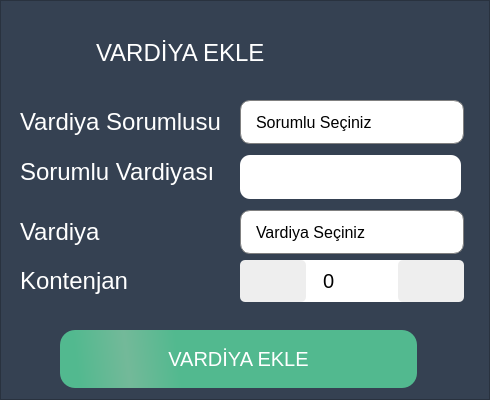
<?xml version="1.0" encoding="UTF-8"?>
<ui version="4.0">
 <class>vardiyekle</class>
 <widget class="QWidget" name="vardiyekle">
  <property name="geometry">
   <rect>
    <x>0</x>
    <y>0</y>
    <width>490</width>
    <height>400</height>
   </rect>
  </property>
  <property name="minimumSize">
   <size>
    <width>490</width>
    <height>400</height>
   </size>
  </property>
  <property name="maximumSize">
   <size>
    <width>490</width>
    <height>400</height>
   </size>
  </property>
  <property name="windowTitle">
   <string>Form</string>
  </property>
  <layout class="QGridLayout" name="gridLayout">
   <property name="leftMargin">
    <number>0</number>
   </property>
   <property name="topMargin">
    <number>0</number>
   </property>
   <property name="rightMargin">
    <number>0</number>
   </property>
   <property name="bottomMargin">
    <number>0</number>
   </property>
   <property name="spacing">
    <number>0</number>
   </property>
   <item row="0" column="0">
    <widget class="QFrame" name="frame">
     <property name="styleSheet">
      <string notr="true">QFrame{
background: #354152;
}

QLabel{
	font-size:24px;
	color:white;

}

QLineEdit{
border-radius:10px;
padding-left: 15px;
font-size:16px;

}
QPushButton{
height:42px;
border-radius: 15px;
	background-color: qlineargradient(spread:reflect, x1:1, y1:0.466409, x2:0.188, y2:0.482727, stop:0.823864 rgba(82, 185, 143, 255), stop:1 rgba(115, 185, 153, 255));
padding: 8px 16px;
color: white;
font-size: 20px;
}
QPushButton:pressed{
color: black;
background: #008bd1

}
QGroupBox{
border:none;

}
QComboBox {
    border: 1px solid gray;
    border-radius: 10px;
    min-width: 6em;
	font-size:16px;
	padding-left:15px;

}

QComboBox:on {
    border-bottom-left-radius: 0px;
    border-bottom-right-radius: 0px;
}

QComboBox QAbstractItemView {
    border-bottom-right-radius: 10px;
    border-bottom-left-radius: 10px;
    background: white;
    border: 1px solid gray;
    box-shadow: transparent;
}

QComboBox::drop-down {
    border-color: transparent;
}



QSpinBox{
height:42px;
}

QSpinBox {
    /*text-align: center;*/
    padding-right: 15px;
    border-width: 5px;
	border-radius:10px;
	padding-left:15px;
	font-size:20px;
}


QSpinBox::up-button, QSpinBox::down-button {
     subcontrol-origin: border;
     padding-left: 10px;
     padding-right: 40px;
     width: 16px; /* 16 + 2*1px border-width = 15px padding + 3px parent border */
     /*height: 14px;*/
     border-width: 1px;
     border-radius: 5px;
     background-color: #eeeeee;

}

QSpinBox::up-button {
    subcontrol-position: top right; /* position at the top right corner */
	height:42px;
}

QSpinBox::up-button:hover, QSpinBox::down-button:hover {
    background-color: #bbbb;
}

QSpinBox::up-arrow:disabled, QSpinBox::down-arrow:disabled {
    image: none;
}
QSpinBox::up-arrow, QSpinBox::down-arrow {
     width: 20px;
     height: 20px;
     border: 1px;
}
QSpinBox::up-arrow {
padding-left:20px;
	image: url(:/resimler/icons/chevron-up.png);
}

QSpinBox::down-button {
    subcontrol-position: bottom left; /* position at bottom right corner */
	height:42px;
}

QSpinBox::down-arrow {
image: url(:/resimler/icons/chevron-down.png);
padding-left:20px;
}


</string>
     </property>
     <property name="frameShape">
      <enum>QFrame::StyledPanel</enum>
     </property>
     <property name="frameShadow">
      <enum>QFrame::Raised</enum>
     </property>
     <widget class="QLabel" name="label_2">
      <property name="geometry">
       <rect>
        <x>90</x>
        <y>30</y>
        <width>311</width>
        <height>61</height>
       </rect>
      </property>
      <property name="styleSheet">
       <string notr="true">color: white;
font: 44px &quot;Helvetica Neue&quot;, sans-serif;
margin: 0px 0px 16px;</string>
      </property>
      <property name="text">
       <string>VARDİYA EKLE</string>
      </property>
     </widget>
     <widget class="QSpinBox" name="spin_Kontenjan">
      <property name="geometry">
       <rect>
        <x>240</x>
        <y>260</y>
        <width>224</width>
        <height>42</height>
       </rect>
      </property>
     </widget>
     <widget class="QLabel" name="label">
      <property name="geometry">
       <rect>
        <x>20</x>
        <y>100</y>
        <width>201</width>
        <height>44</height>
       </rect>
      </property>
      <property name="font">
       <font>
        <pointsize>-1</pointsize>
       </font>
      </property>
      <property name="text">
       <string>Vardiya Sorumlusu</string>
      </property>
     </widget>
     <widget class="QLabel" name="label_10">
      <property name="geometry">
       <rect>
        <x>20</x>
        <y>210</y>
        <width>126</width>
        <height>44</height>
       </rect>
      </property>
      <property name="text">
       <string>Vardiya</string>
      </property>
     </widget>
     <widget class="QLabel" name="label_8">
      <property name="geometry">
       <rect>
        <x>20</x>
        <y>260</y>
        <width>126</width>
        <height>42</height>
       </rect>
      </property>
      <property name="text">
       <string>Kontenjan</string>
      </property>
     </widget>
     <widget class="QComboBox" name="cmb_vardiya">
      <property name="geometry">
       <rect>
        <x>240</x>
        <y>210</y>
        <width>224</width>
        <height>44</height>
       </rect>
      </property>
      <property name="currentText">
       <string>Vardiya Seçiniz</string>
      </property>
      <item>
       <property name="text">
        <string>Vardiya Seçiniz</string>
       </property>
      </item>
      <item>
       <property name="text">
        <string>Sabah</string>
       </property>
      </item>
      <item>
       <property name="text">
        <string>Akşam</string>
       </property>
      </item>
      <item>
       <property name="text">
        <string>Gece</string>
       </property>
      </item>
     </widget>
     <widget class="QPushButton" name="btn_vardiyaEkle">
      <property name="geometry">
       <rect>
        <x>60</x>
        <y>330</y>
        <width>357</width>
        <height>58</height>
       </rect>
      </property>
      <property name="styleSheet">
       <string notr="true"/>
      </property>
      <property name="text">
       <string>VARDİYA EKLE</string>
      </property>
     </widget>
     <widget class="QComboBox" name="cmb_sorumlu">
      <property name="geometry">
       <rect>
        <x>240</x>
        <y>100</y>
        <width>224</width>
        <height>44</height>
       </rect>
      </property>
      <property name="currentText">
       <string>Sorumlu Seçiniz</string>
      </property>
      <item>
       <property name="text">
        <string>Sorumlu Seçiniz</string>
       </property>
      </item>
     </widget>
     <widget class="QLabel" name="label_11">
      <property name="geometry">
       <rect>
        <x>20</x>
        <y>150</y>
        <width>201</width>
        <height>44</height>
       </rect>
      </property>
      <property name="text">
       <string>Sorumlu Vardiyası</string>
      </property>
     </widget>
     <widget class="QLineEdit" name="lineEdit">
      <property name="geometry">
       <rect>
        <x>240</x>
        <y>155</y>
        <width>221</width>
        <height>44</height>
       </rect>
      </property>
     </widget>
    </widget>
   </item>
  </layout>
 </widget>
 <tabstops>
  <tabstop>cmb_sorumlu</tabstop>
  <tabstop>cmb_vardiya</tabstop>
  <tabstop>spin_Kontenjan</tabstop>
  <tabstop>btn_vardiyaEkle</tabstop>
 </tabstops>
 <resources>
  <include location="../ui_pages/resoruces.qrc"/>
 </resources>
 <connections/>
</ui>
